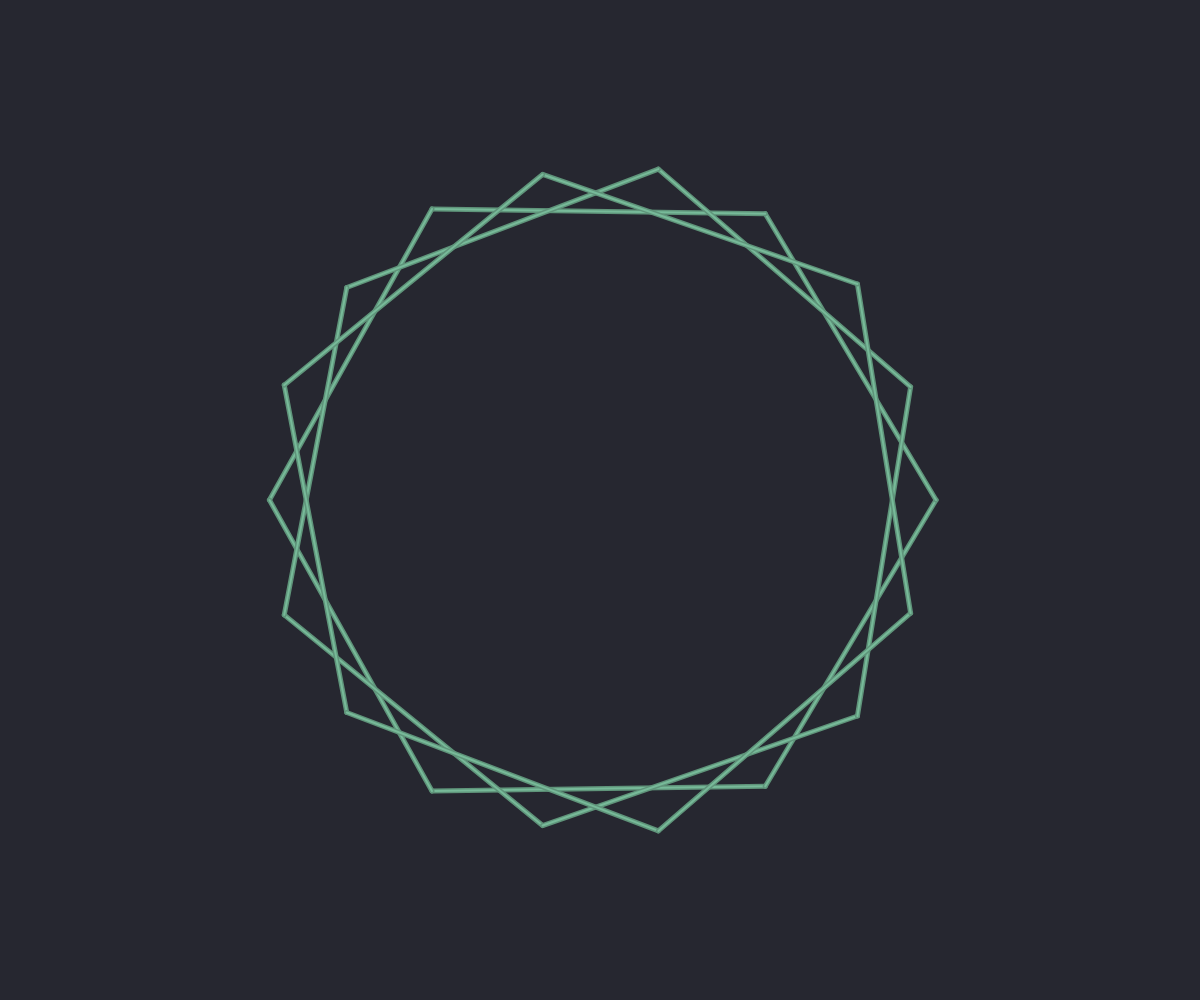
Frame 1 (no input)
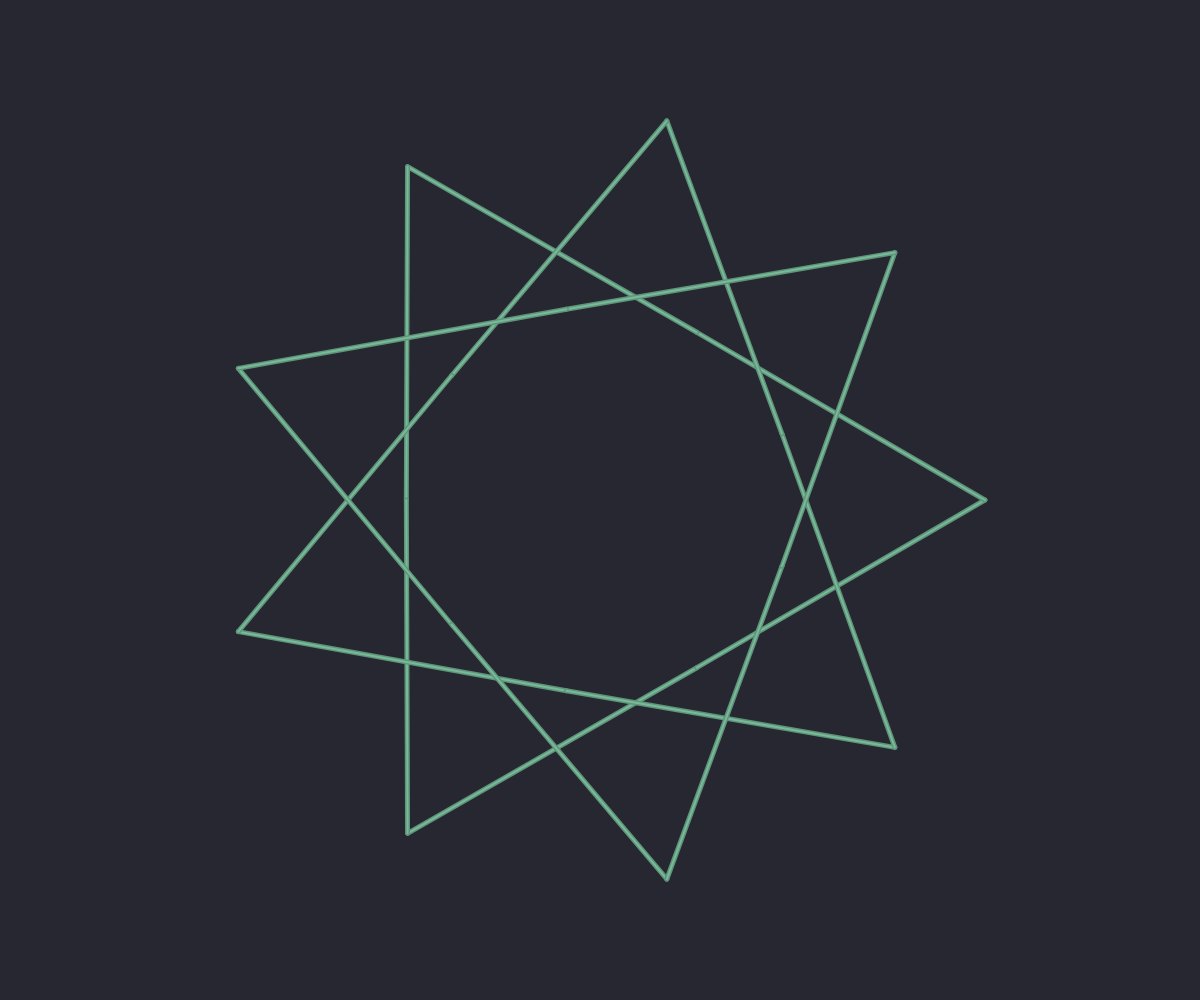
Frame 60 (no input)
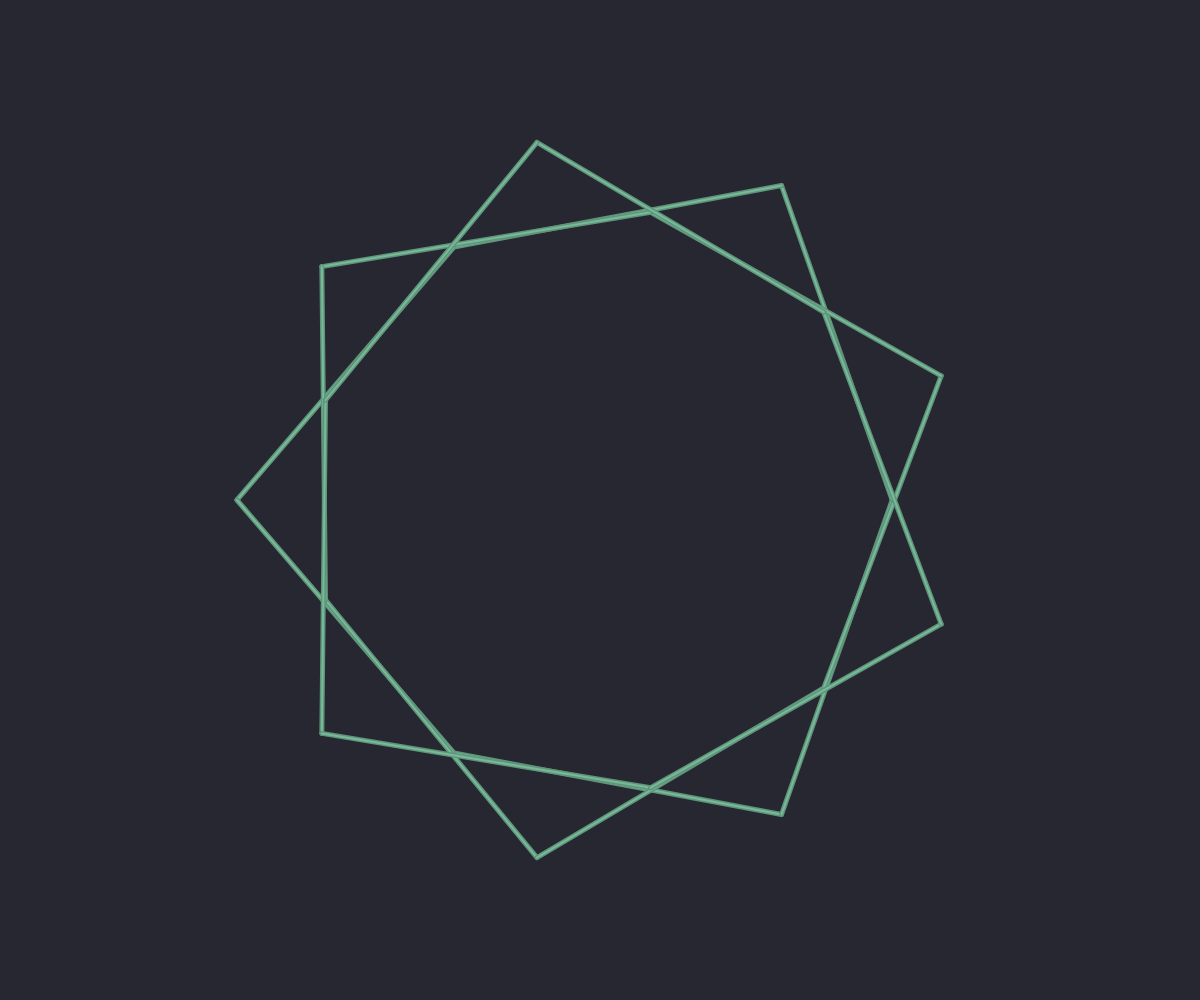
Frame 120 (the mouse pressed at the canvas centre since frame 60)

The p5.js sketch that drew these frames (run headless with seeded random() and noise() and a simulated clock; from frame 60 on, the mouse is pressed at the canvas centre):

// p5.js sketch
// ── sketch.js
/*
Project started: Feb-7-2021
working state: Feb-21-2021

⬣⬡ hexagons are the bestagons ⬡⬣

    Hexagon is split into six triangles numbered counter clockwise

      ___________           B_____a̲_____C
     /\         /\           \         /
    /  \   3   /  \           \   0   /
   /    \     /    \        c  \     / b
  /  4   \   /   2  \           \   /
 /        \ /        \           \ /
(----------•----------)           A
 \        / \        /
  \  5   /   \   1  /
   \    /     \    /
    \  /   0   \  /
     \/_________\/

  The original dream was to use servo motors mounted on arms but I gave up on that dream
  now I'm gonna attach a wire perimeter to a series of rails. Each rail will have a peg 
  that connects the wire to a belt hidden inside the rail which is driven by a servo motor
  or stepper idk the difference I really have no idea what I'm doing

*/

function betterRandom(min, max) {
  return Math.floor(Math.random() * (max - min + 1)) + min;
}

function decBetterRandom(min, max, precision) {
  min *= precision;
  max *= precision;
  return (Math.floor(Math.random() * (max - min + 1)) + min) / precision;
}

function Hexagon() {
  this.lawOfSines = function (input, angleOrSide, knownAngle, knownSide) {
    adjAngle = 0; // adjusted angle

    if (angleOrSide == "input angle") {
      side =
        (knownSide / Math.sin(knownAngle * (Math.PI / 180))) *
        Math.sin(input * (Math.PI / 180));
      return side;
    } else if (angleOrSide == "input side") {// This might* not work
      angle = 0;
      checkAngle = input * (Math.sin(knownAngle * (Math.PI / 180)) / knownSide);

      if (checkAngle < -1 || 1 < checkAngle) {
        x = Math.floor(checkAngle);
        return Math.asin((checkAngle - x) * (Math.PI / 180)) + x * 90;
      } else {
        return Math.asin(checkAngle * (Math.PI / 180));
      }
    } else {
      print("ERROR invalid input for lawOfSines");
    }
  };

  this.lawOfCosines = function (
    firstSide,
    angle_or_angleSide,
    secondSide,
    SAS_Or_SSS
  ) {
    if (SAS_Or_SSS == "SAS") {
      angle = angle_or_angleSide;
      returnSide = Math.sqrt(
        Math.pow(firstSide, 2) +
          Math.pow(secondSide, 2) -
          2 * firstSide * secondSide * Math.cos(angle * (Math.PI / 180))
      );
      return returnSide;
    } else if (SAS_Or_SSS == "SSS") {
      angleSide = angle_or_angleSide;
      checkAngle =
        -Math.pow(angleSide, 2) / (2 * firstSide * secondSide) +
        firstSide / (2 * secondSide) +
        secondSide / (2 * firstSide);
      returnAngle = 0;

      if (checkAngle < -1 || 1 < checkAngle) {
        x = Math.floor(checkAngle);
        returnAngle = acos(checkAngle - x) - x * 90;
      } else {
        returnAngle = acos(checkAngle);
      }

      if (angleSide < 0) { // If the original angleSide input was negative then squaring it would make it positive, so we need to correct it and make the output negative
        returnAngle *= -1;
      }
      return returnAngle;
    } else {
      print("ERROR invalid input for lawOfCosines");
    }
  };

  this.sideLength = 0;
  if (windowHeight < windowWidth) {
    this.sideLength = windowHeight / 3;
  } else {
    this.sideLength = windowWidth / 3; //forgot mobile gremlins exist
  }

  this.railLen = this.sideLength / sin(60); // length of supporting rail
  print("sideLength: ", this.sideLength);
  print("railLen: ", this.railLen);

  this.animStage = 0;
  // Animations(stages): unisonVertexInOut (expand from 120 To Max, condense from Max To Min, expand from Min To 120)
  // why 120? I honestly don't remember and I'm not gonna bother to figure out why

  this.hexTri = []; // triangles are stored in this list as objects
  this.hexTri[0] = {
    // this initializes the objects and gives them their default values
    A: 60,
    B: 60, //120
    C: 60, //0
    a: this.sideLength, // side  'a' is the only one that will be drawn
    b: this.lawOfSines(this.B, "input angle", this.A, this.a), //they both just equal sideLength but I just wanted to future proof for something that never came
    c: this.lawOfSines(this.B, "input angle", this.A, this.a),

    nc: this.c - lineOffSet,
    nb: this.b + lineOffSet,
    na: this.lawOfCosines(this.nc, this.A, this.nb, "SAS"),
    nB: this.lawOfCosines(this.na, this.nb, this.nc, "SSS"),
    nC: 120 - this.B,
  };
  this.hexTri[1] = {
    A: 60,
    B: 60, //0
    C: 60, //120
    a: this.sideLength,
    b: this.lawOfSines(this.B, "input angle", this.A, this.a),
    c: this.lawOfSines(this.B, "input angle", this.A, this.a),

    nc: this.c - lineOffSet,
    nb: this.b + lineOffSet,
    na: this.lawOfCosines(this.nc, this.A, this.nb, "SAS"),
    nB: this.lawOfCosines(this.na, this.nb, this.nc, "SSS"),
    nC: 120 - this.B,
  };

  // I was planning on having different 'types' of animations each having its own little bundle of vars but that ended up being a dead end
  this.UVIO = {
    // all info needed for unisonVertexInOut
    upperMaxRate: 1.6, // Entered once | rate = random(lowerMaxRate,maxRate)
    lowerMaxRate: 0.9, // Entered once
    minRate: 0.1, // should be left as 0.1  its so that the speed never reaches 0

    easeIn: 20, // adjusts smoothens of graph check Desmos graph "Pivex rate math" for visual example

    maxRate: 1, // max rate is calculated for this approach
    rate: 0,    // rate the speed derived from minRate and maxRate for this frame

    maxAngle: 180, // to be modified
    minAngle: 60,  // to be modified

    groupSpinMode: 0, // used in switch case to set spin animation
    stagSpinMode: 0,  // same thing but for stagger

    groupSpin: 0, // group spin controls the angle of the base hexagon. This rotation is independent from stagger spin allowing some neat interactions in rotation
    //stagSpin: 120 / hexCount, // stagger spin rotates this hexagon and every hexagon above it. All hexagons are the same amount and direction
    stagSpin: 120 / hexCount //60 //40
  };

  this.unisonVertexInOut = function () {
    /* unisonVertexInOut anim
       ↖____↙         ↘____↗
       /    \         /    \
      /      \       /      \
    →(        )→   ←(        )←
      \      /       \      /
       \____/         \____/
      ↙      ↖       ↗     ↘
    120 to maxAngle to minAngle to 120
    */

    cAngle = this.hexTri[0].B + this.hexTri[1].C; // current angle of (this.hexTri[0].B + this.hexTri[1].C). This is the first completed angle of the hexagon
    cMidAngle = (this.UVIO.minAngle + this.UVIO.maxAngle) / 2; // current angle in the middle of minAngle and maxAngle

    if (cAngle >= 0 && cAngle <= 240) {
      // stroke(color('#77BA99')); // green
    } else if (
      (cAngle < 0 && cAngle >= -120) ||
      (cAngle > 240 && cAngle <= 360)
    ) {
      //stroke(color('#D33F49')); // red ish
    } else {
      print("UNEXPECTED cAngle: ", cAngle);
    }

    if (this.UVIO.maxAngle <= 120) {
      print("INPUT ERROR maxAngle cannot equal or be below 120!");
      print("maxAngle: ", this.UVIO.maxAngle);
      this.UVIO.maxAngle = 121;
    }
    if (this.UVIO.minAngle >= 120) {
      print("INPUT ERROR minAngle cannot equal or be above 120!");
      print("minAngle: ", this.UVIO.minAngle);
      this.UVIO.minAngle = 119;
    }

    if (cAngle <= cMidAngle) {
      // decides which equation to use depending on what side of the center we're on
      this.UVIO.rate =
        (Math.atan((cAngle - this.UVIO.minAngle) / this.UVIO.easeIn) /
          (Math.PI / 2)) *
          (this.UVIO.maxRate - this.UVIO.minRate) +
        this.UVIO.minRate;
    } else if (cMidAngle < cAngle) {
      this.UVIO.rate =
        ((-1 * Math.atan((cAngle - this.UVIO.maxAngle) / this.UVIO.easeIn)) /
          (Math.PI / 2)) *
          (this.UVIO.maxRate - this.UVIO.minRate) +
        this.UVIO.minRate;
    }

    if (this.animStage == 1) {
      this.UVIO.rate *= -1; // makes rate negative , unlike the code above it where -1 * the math gives us the inverse of the equation or something idk dude
    }

    //##################################################
    // this.UVIO.rate = 0 // use this for debugging
    //##################################################

    if (keyIsDown(UP_ARROW)) {
      // stops everything and prints* current data    the actual printing is done in another function at the very bottom
      this.UVIO.rate = 0;
    }

    switch (this.UVIO.groupSpinMode) {
      case 0:
        break; // does nothing

      case 1:
        this.UVIO.groupSpin += this.UVIO.rate;
        break;

      case 2:
        this.UVIO.groupSpin -= this.UVIO.rate; // rotates the base hexagon proportional to rate
        break;

      case 3: // I have it do nothing twice since better random chooses the last option unproportionately less I think*
        break;
    }
    switch (this.UVIO.stagSpinMode) {
      case 0:
        break; // nada

      case 1:
        this.UVIO.stagSpin -= this.UVIO.rate;
        break;

      case 2:
        this.UVIO.stagSpin += this.UVIO.rate / 2;
        break;

      case 3:
        this.UVIO.stagSpin -= this.UVIO.rate;
        break;

      case 4:
        this.UVIO.stagSpin += this.UVIO.rate / 2;
        break;

      case 5:
        break;
    }

    if (this.UVIO.groupSpin >= 360 || this.UVIO.groupSpin <= -360) {
      this.UVIO.groupSpin = 0;
      print("##################################")
      print("groupSpin past +-360!")
      print("")
    }
    if (this.UVIO.stagSpin >= 120 || this.UVIO.stagSpin <= -120) {
      this.UVIO.stagSpin = 0;
      print("##################################")
      print("stagSpin past +-120!")
      print("")
    }

    // solves triangles in pairs
    this.hexTri[0].B += this.UVIO.rate; // changes angle B and C together so that angle sum of B + C remains == 120
    this.hexTri[0].C -= this.UVIO.rate;
    this.hexTri[0].b = this.lawOfSines( 
      this.hexTri[0].B,
      "input angle",
      this.hexTri[0].A,
      this.hexTri[0].a
    ); 
    this.hexTri[0].c = this.lawOfSines(
      this.hexTri[0].C,
      "input angle",
      this.hexTri[0].A,
      this.hexTri[0].a
    ); 
    // use law of sines to solve for sides  b and c
    // note for the standard non offset hex angle A and side a are constant so we can use law of sines

    // all n values are used to solve for the offset hexagon
    this.hexTri[0].nc = this.hexTri[0].c - lineOffSet; // solve for new side c and side b by adding line offset
    this.hexTri[0].nb = this.hexTri[0].b + lineOffSet;
    this.hexTri[0].na = this.lawOfCosines( // must use law of cosines since side 'a' no longer relates to sides na and nb
      this.hexTri[0].nc,
      this.hexTri[0].A,
      this.hexTri[0].nb,
      "SAS"
    ); // use law of cosines to solve for new side a
    this.hexTri[0].nB = this.lawOfCosines( // use all sides in law of cosines to solve for new angle B. Not using all side leads to two possible solutions. See Notion doc for example
      this.hexTri[0].na,
      this.hexTri[0].nb,
      this.hexTri[0].nc,
      "SSS"
    );
    this.hexTri[0].nC = 120 - this.hexTri[0].nB; // instead of calling lawOfCosines twice which is pretty expensive we can subtract 120 from nB for the same solution

    // Second triangle
    this.hexTri[1].B -= this.UVIO.rate; // same thing for the second triangle in the pair
    this.hexTri[1].C += this.UVIO.rate; // except the angle changes are the inverse
    this.hexTri[1].b = this.lawOfSines(
      this.hexTri[1].B,
      "input angle",
      this.hexTri[1].A,
      this.hexTri[1].a
    ); 
    this.hexTri[1].c = this.lawOfSines(
      this.hexTri[1].C,
      "input angle",
      this.hexTri[1].A,
      this.hexTri[1].a
    ); // using law of sines solve for sides b and c

    this.hexTri[1].nc = this.hexTri[1].c - lineOffSet; // same math as before. I could have written some clever function for this but at this point I'm just too jaded
    this.hexTri[1].nb = this.hexTri[1].b + lineOffSet;
    this.hexTri[1].na = this.lawOfCosines(
      this.hexTri[1].nc,
      this.hexTri[1].A,
      this.hexTri[1].nb,
      "SAS"
    );
    this.hexTri[1].nB = this.lawOfCosines(
      this.hexTri[1].na,
      this.hexTri[1].nb,
      this.hexTri[1].nc,
      "SSS"
    );
    this.hexTri[1].nC = 120 - this.hexTri[1].nB;
    // useful note max na is just a + railOffSet and min na is just a - railOffSet

    if (this.animStage == 0 && cAngle >= this.UVIO.maxAngle) {
      // once maxAngle is reached move to stage 1
      this.UVIO.maxRate = decBetterRandom(
        this.UVIO.lowerMaxRate,
        this.UVIO.upperMaxRate,
        100
      );
      this.animStage = 1;
      this.UVIO.groupSpinMode = betterRandom(0, 3);
      this.UVIO.stagSpinMode = betterRandom(0, 5);

      print("HIT MAX ANGLE: ", this.UVIO.maxAngle);
      switch (
        betterRandom(0, 2) // I felt like intercepts / concave hexagons were happening too often, this offsets that
      ) {
        case 0:
          this.UVIO.minAngle = betterRandom(60, 119); // regular hexagon no intercepts or concave
          print("no intercept or concave");
          break;
        case 1:
          this.UVIO.minAngle = betterRandom(60, 119);
          print("no intercept or concave");
          break;
        case 2:
          this.UVIO.minAngle = betterRandom(-110, 59); // we don't allow -120 since that would be a double intercept
          break;
      }
      print("approach minAngle: ", this.UVIO.minAngle);
      print("maxRate: ", this.UVIO.maxRate);
      print("groupSpin: ", this.UVIO.groupSpin);
      print("stagSpin: ", this.UVIO.stagSpin);
      print("");
    } else if (this.animStage == 1 && cAngle <= this.UVIO.minAngle) {
      // once minAngle is reached move to stage 2
      this.UVIO.maxRate = decBetterRandom(
        this.UVIO.lowerMaxRate,
        this.UVIO.upperMaxRate,
        100
      );
      this.animStage = 2;
      this.UVIO.groupSpinMode = betterRandom(0, 3);
      this.UVIO.stagSpinMode = betterRandom(0, 5);

      print("HIT MIN ANGLE: ", this.UVIO.minAngle);
      switch (
        betterRandom(0, 2) // I felt like intercepts / concave hexagons were happening too often, this offsets that
      ) {
        case 0:
          this.UVIO.maxAngle = betterRandom(121, 180); //default 60 degree difference
          print("no intercept or concave");
          break;
        case 1:
          this.UVIO.maxAngle = betterRandom(121, 180);
          print("no intercept or concave");
          break;
        case 2:
          this.UVIO.maxAngle = betterRandom(181, 350); // we don't allow 360 since that would be a double intercept
          break;
      }
      print("approach maxAngle: ", this.UVIO.maxAngle);
      print("maxRate: ", this.UVIO.maxRate);
      print("groupSpin: ", this.UVIO.groupSpin)
      print("stagSpin: ", this.UVIO.stagSpin);
      print("");
    } else if (this.animStage == 2 && cAngle >= 120) {
      // once the angle is returned to the original 120 set -
      this.animStage = 0; // current anim to next in list and set stage to 0

      // print("RETURNED TO 120");
      // print("");
    }
  };

  this.drawHexByTriangles = function () {
    // use for rendering hex by drawing each individual triangle | best for debugging
    push();
    // code for drawing rails
    for (i = 0; i < 0; i++) {
      currentTri = i % 2;
      translate(originOffSet, 0); // prevents collisions while also destroying my sanity I wasted so much time trying to fix those gaps (in versions 0.3.3 and older)
      rotate(this.hexTri[currentTri].A); // rotate canvas by angle A

      strokeWeight(5);
      stroke(color("#262730"));
      line(-this.railLen - originOffSet, 0, this.railLen, 0); // max length of rail adjusted for offset

      strokeWeight(2);
      stroke(color("GREY"));
      line(-this.railLen - originOffSet, 0, this.railLen, 0); // max length of rail adjusted for offset

      translate(this.hexTri[currentTri].c, 0); // moves canvas origin to the tip of line c
      rotate(180 - this.hexTri[currentTri].B); // rotate canvas by (180 - angle B) we do this to get the outer angle
      translate(this.hexTri[currentTri].a, 0); // moves to the tip of line a
      rotate(180 - this.hexTri[currentTri].C); // same thing with angle C and sides b
      translate(this.hexTri[currentTri].b, 0);

      rotate(60); // all this moves us back to the original origin
      translate(-originOffSet, 0);
      rotate(-60);
    }
    pop();

    // code for drawing offset hexagon
    push();
    for (i = 0; i < 6; i++) {
      currentTri = i % 2;
      translate(originOffSet, 0);
      rotate(this.hexTri[currentTri].A); // rotate canvas by angle A

      // strokeWeight(3);
      // stroke(color("#262730"));
      // line(-this.railLen - originOffSet, 0, this.railLen, 0);  // max length of rail adjusted for offset
      // strokeWeight(1);
      // stroke(color("#3b3c44"));
      // line(-this.railLen - originOffSet, 0, this.railLen, 0);  // max length of rail adjusted for offset

      strokeWeight(3);
      stroke(color("GREY"));
      // line(0, 0, this.hexTri[currentTri].nc, 0);
      translate(this.hexTri[currentTri].nc, 0);
      rotate(180 - this.hexTri[currentTri].nB);

      // stroke(color("#77BA99"));
      // fill(color("#77BA99"));
      // circle(0, 0, 5);

      strokeWeight(5);
      stroke(color("#5f947a"));
      line(0, 0, this.hexTri[currentTri].na, 0);
      strokeWeight(2);
      stroke(color("#77BA99"));
      line(0, 0, this.hexTri[currentTri].na, 0);

      // circle(0, 0, 5);

      translate(this.hexTri[currentTri].na, 0);
      rotate(180 - this.hexTri[currentTri].nC);
      // rotate(180 - this.hexTri[currentTri].C);

      strokeWeight(3);
      stroke(color("GREY"));
      // line(0, 0, this.hexTri[currentTri].nb, 0);
      translate(this.hexTri[currentTri].nb, 0);

      rotate(60); // all this moves us back to the original origin
      translate(-originOffSet, 0);
      rotate(-60);
      
    }
    pop();

    // code for drawing hexagon with no gap closing code
    push();
    for (i = 0; i < 0; i++) {
      translate(originOffSet, 0); // prevents collisions while also destroying my sanity I wasted so much time trying to fix those gaps (in versions 0.3.3 and older)
      currentTri = i % 2;

      rotate(this.hexTri[currentTri].A); // rotate canvas by angle A

      strokeWeight(5);
      stroke(color("#262730"));
      line(-this.railLen - originOffSet, 0, this.railLen, 0); // max length of rail adjusted for offset

      strokeWeight(2);
      stroke(color("GREY"));
      line(-this.railLen - originOffSet, 0, this.railLen, 0); // max length of rail adjusted for offset

      strokeWeight(2);
      stroke(color("GREY"));
      // line(0, 0, this.hexTri[currentTri].c, 0); // draws first line c
      translate(this.hexTri[currentTri].c, 0); // moves canvas origin to the tip of line c

      strokeWeight(3);
      stroke(color("#77BA99"));
      // circle(0, 0, 5);
      rotate(180 - this.hexTri[currentTri].B); // rotate canvas by (180 - angle B) we do this to get the outer angle

      line(0, 0, this.hexTri[currentTri].a, 0); // draws line a
      translate(this.hexTri[currentTri].a, 0); // moves to the tip of line a

      // circle(0, 0, 7);

      strokeWeight(2);
      stroke(color("GREY"));
      rotate(180 - this.hexTri[currentTri].C); // same thing with angle C and sides b

      // line(0, 0, this.hexTri[currentTri].b, 0);
      translate(this.hexTri[currentTri].b, 0);

      rotate(60); // all this moves us back to the original origin
      translate(-originOffSet, 0);
      rotate(-60);
    }
    pop();
  };
}

var hex; // soon to be holder of the hexagon object, god upon all polygons all hail the bestagon im so sleep deprived
var hexCount = 3; // declares how many bestagons to draw
// sideLength is declared in the Hexagon object. By default it scales with the screen size but it can be over written
var railOffSet = 0; // 24mm
var originOffSet;
var lineOffSet;

function setup() {
  angleMode(DEGREES);
  frameRate(60);
  createCanvas(windowWidth, windowHeight);

  hex = new Hexagon();
  originOffSet = railOffSet / Math.sin(60 * (Math.PI / 180));
  lineOffSet =
    Math.sin(30 * (Math.PI / 180)) *
    (railOffSet / Math.sin(60 * (Math.PI / 180)));

  print("railOffSet: ", railOffSet);
  print("originOffSet: ", originOffSet);
  print("lineOffSet: ", lineOffSet);
  print("");
  // hex.unisonVertexInOut(); // when rate is set to zero and draw is disabled use this. I just used this for bug testing specific angles
}

function draw() {
  background(color("#262730")); // dark mode
  // background(color('#EFF0D1')); // light mode

  translate(windowWidth / 2, windowHeight / 2); // moves origin to the center of the canvas
  hex.unisonVertexInOut();

  // rotate(30); // moves hex onto its side
  rotate(hex.UVIO.groupSpin);
  for (var i = 0; i < hexCount; i++) {
    //draws hexCount amount of hexagons and evenly staggers them stagSpin apart
    hex.drawHexByTriangles();
    rotate(hex.UVIO.stagSpin);
  }
}

function keyPressed() {
  if (keyCode === UP_ARROW) {
    // hex.UVIO.rate = 0; // doesn't work here* since hex.unisonVertexInOut() has already done all the math with rate and changing it doesn't matter anymore
    print("a perimeter: ", (hex.hexTri[0].a + hex.hexTri[1].a) * 3);
    print("na perimeter: ", (hex.hexTri[0].na + hex.hexTri[1].na) * 3);

    print("");

    print("hex.tri[0]");
    print("cAngle: ", cAngle);
    print("stagSpin: ", hex.UVIO.stagSpin);
    print("A: ", hex.hexTri[0].A);
    print("B: ", hex.hexTri[0].B);
    print("C: ", hex.hexTri[0].C);
    print("nA: ", hex.hexTri[0].nA);
    print("nB: ", hex.hexTri[0].nB);
    print("nC: ", hex.hexTri[0].nC);
    print("a: ", hex.hexTri[0].a);
    print("b: ", hex.hexTri[0].b);
    print("c: ", hex.hexTri[0].c);
    print("na: ", hex.hexTri[0].na);
    print("nb: ", hex.hexTri[0].nb);
    print("nc: ", hex.hexTri[0].nc);

    print("A + B + C: ", hex.hexTri[0].A + hex.hexTri[0].B + hex.hexTri[0].C);
    print(
      "A + nB + nC: ",
      hex.hexTri[0].A + hex.hexTri[0].nB + hex.hexTri[0].nC
    );

    print("");

    print("hex.tri[1]");
    print("cAngle: ", cAngle);
    print("stagSpin: ", hex.UVIO.stagSpin);
    print("A: ", hex.hexTri[1].A);
    print("B: ", hex.hexTri[1].B);
    print("C: ", hex.hexTri[1].C);
    print("nA: ", hex.hexTri[1].nA);
    print("nB: ", hex.hexTri[1].nB);
    print("nC: ", hex.hexTri[1].nC);
    print("a: ", hex.hexTri[1].a);
    print("b: ", hex.hexTri[1].b);
    print("c: ", hex.hexTri[1].c);
    print("na: ", hex.hexTri[1].na);
    print("nb: ", hex.hexTri[1].nb);
    print("nc: ", hex.hexTri[1].nc);

    print("A + B + C: ", hex.hexTri[1].A + hex.hexTri[1].B + hex.hexTri[1].C);
    print(
      "A + nB + nC: ",
      hex.hexTri[1].A + hex.hexTri[1].nB + hex.hexTri[1].nC
    );

    print("");
  }
}
